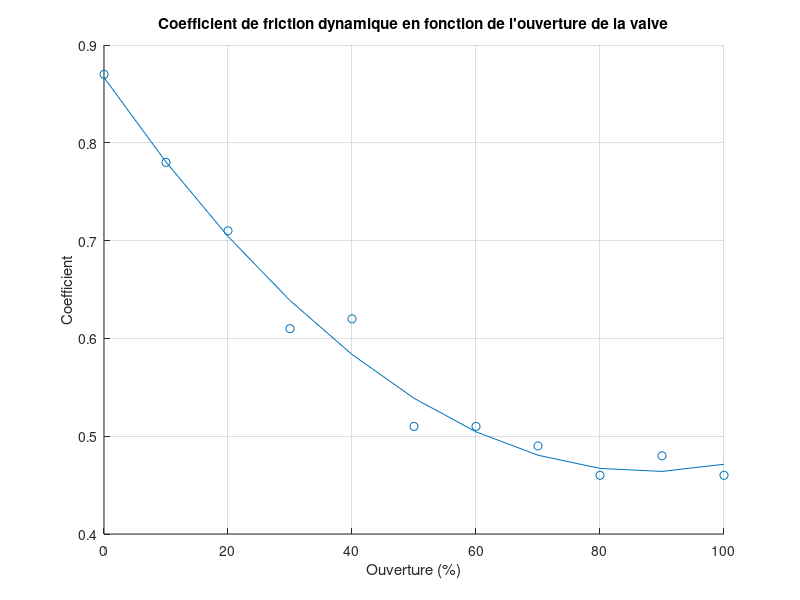

Here is the MATLAB script that generated this plot:
xn = [0 10 20 30 40 50 60 70 80 90 100];
yn = [0.87 0.78 0.71 0.61 0.62 0.51 0.51 0.49 0.46 0.48 0.46];
N = 11;

coeff = 0.6296; % coefficient choisi

figure;
scatter(xn, yn);
title("Coefficient de friction dynamique en fonction de l'ouverture de la valve");
xlabel("Ouverture (%)")
ylabel("Coefficient");
grid on;
hold on; 



X = [N          sum(xn)    sum(xn.^2);
     sum(xn)    sum(xn.^2) sum(xn.^3);
     sum(xn.^2) sum(xn.^3) sum(xn.^4)];
Y = [sum(yn);
     sum(yn.*xn);
     sum(yn.*xn.^2)];

A = X \ Y


c = A(1) % Terme constant
b = A(2) % Coefficient du terme linéaire
a = A(3) % Coefficient du terme quadratique
gxn = a .* (xn.^2) + b .* xn + c;

E = sum((gxn-yn).^2);

RMSE = sqrt((1/N)*E)

plot(xn, gxn);

roots([a, b, c-coeff])